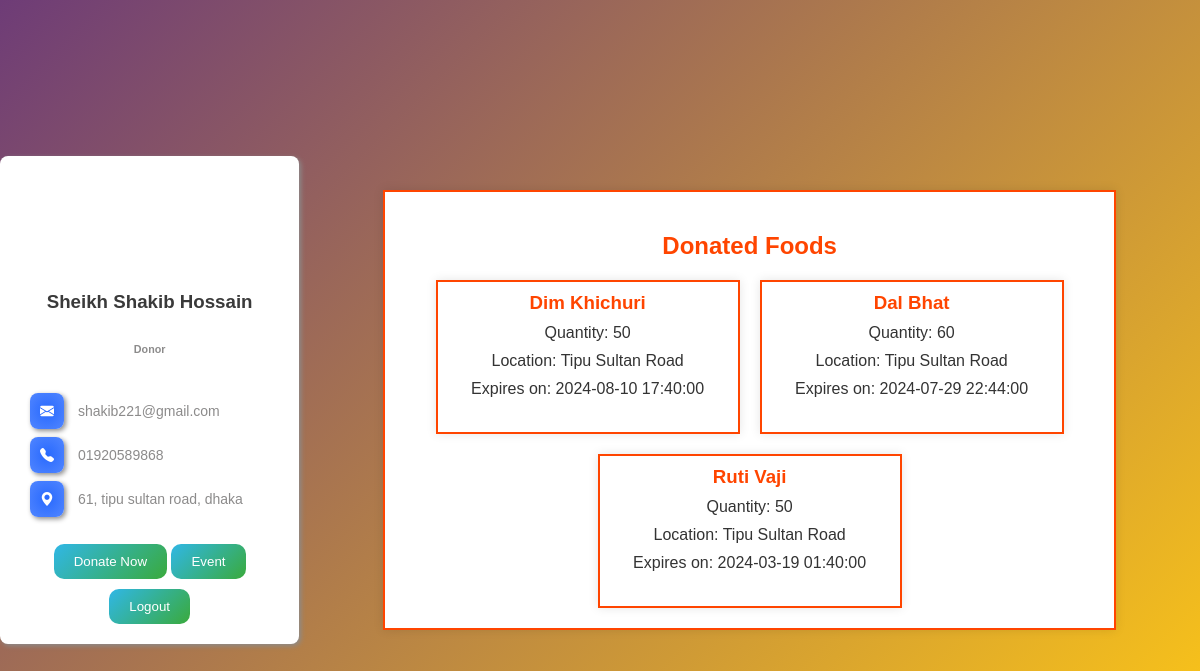
The page /donor/donor.php (signed in) on the database its author committed.
### tables this page shows
CREATE TABLE `donor` (
  `donor_id` int(11) NOT NULL,
  `name` varchar(64) DEFAULT NULL,
  `email` varchar(64) DEFAULT NULL,
  `passwd` varchar(64) DEFAULT NULL,
  `phone` varchar(64) DEFAULT NULL,
  `gender` varchar(64) DEFAULT NULL,
  `address` varchar(64) DEFAULT NULL,
  `postal_code` varchar(64) DEFAULT NULL,
  `user_type` varchar(64) DEFAULT NULL,
  `restaurant_name` varchar(255) DEFAULT NULL
);

CREATE TABLE `donation` (
  `donation_id` int(11) NOT NULL,
  `food_name` varchar(64) NOT NULL,
  `quantity` int(11) NOT NULL,
  `location` varchar(64) NOT NULL,
  `postal_code` varchar(64) NOT NULL,
  `expire_date_time` datetime NOT NULL,
  `donor_email` varchar(64) NOT NULL,
  `quantity_available` int(11) DEFAULT NULL
);

### donor/donor.php (the view, shortened to what this page needs)
<?php
$connect = mysqli_connect(HOST, USER, PASS, DB) or die("Can not connect");
$email = $_SESSION['email'];
$query_ = "SELECT name, phone, address, gender FROM donor WHERE email = '$email'";
$result_ = mysqli_query($connect, $query_);
$row = mysqli_fetch_array($result_);
$name = $row['name'];
$phone = $row['phone'];
$address = $row['address'];
$gender = $row['gender'];
$donations_query = "SELECT food_name, quantity, location, expire_date_time FROM donation WHERE donor_email = '$email'";
$donations_result = mysqli_query($connect, $donations_query);
$donations = [];
while ($donation_row = mysqli_fetch_assoc($donations_result)) {
    $donations[] = $donation_row;
}
?>
<!DOCTYPE html>
<html lang="en">
<head>
    <link rel="stylesheet" href="newstyle.css">
    <link rel="stylesheet" href="https://cdn.jsdelivr.net/npm/bootstrap-icons@1.11.3/font/bootstrap-icons.min.css">
    <link rel="stylesheet" href="food_list.css">
</head>
<body>
    <div class="profile-container">
        <?php
            if ($gender == "Female") {
                $photo_name = "../assets/images/girl.jpg";
            } else {
                $photo_name = "profile.svg";
            }
        ?>
        <div class="img" style="background-image: url('<?php echo $photo_name; ?>');"></div>
        <h3> <?php echo $name; ?> </h3>
        <h6>Donor</h6>
        <div class="contact-info">
            <br>
            <p><i class="bi bi-envelope-fill"></i> <?php echo $email; ?>  </p>
            <br>
            <p><i class="bi bi-telephone-fill"></i> <?php echo $phone; ?>  </p>
            <br>
            <p><i class="bi bi-geo-alt-fill"></i> <?php echo $address; ?>  </p>
        </div>
        <div class="previous-donations">
            <h4>
                <a href="make_donation.php"> <button>Donate Now</button></a>
                <a href="../events.php"> <button>Event</button></a>
            </h4>
        </div>
        <div class="logout">
            <a href="../logout.php"><button>Logout</button></a>
        </div>
    </div>
    <div class="container">
        <div class="donated-foods">
            <h2>Donated Foods</h2>
            <div class="food-list">
                <?php if (empty($donations)): ?>
                    <p>No donations found.</p>
                <?php else: ?>
                    <?php foreach ($donations as $donation): ?>
                        <div class="food-item">
                            <h3><?php echo htmlspecialchars($donation['food_name']); ?></h3>
                            <p>Quantity: <?php echo htmlspecialchars($donation['quantity']); ?></p>
                            <p>Location: <?php echo htmlspecialchars($donation['location']); ?></p>
                            <p>Expires on: <?php echo htmlspecialchars($donation['expire_date_time']); ?></p>
                        </div>
                    <?php endforeach; ?>
                <?php endif; ?>
            </div>
        </div>
    </div>
</body>
</html>

### donor/newstyle.css (style rules this page uses)
:root { --white: #FFFFFF; --grey: #E8E8E8; --primarytext: #3A3A3A; --secondarytext: #8C8B8B; --blue: #2869FE; --blue2: #5186FF; }
body { min-height: 100vh; background-color: var(--grey); display: flex; justify-content: center; align-items: center; background: linear-gradient(135deg, #71b7e6, #aa3a3a); }
.profile-container { background-color: var(--white); display: flex; justify-content: center; align-items: center; flex-direction: column; padding: 20px; height: auto; width: 300px; border-radius: 8px; box-shadow: 2px 2px 5px var(--secondarytext); }
.img { width: 88px; height: 100px; background-size: contain; background-repeat: no-repeat; background-position: center center; margin-bottom: 10px; }
.bi { background-image: radial-gradient(var(--blue), var(--blue2)); padding: 10px; color: var(--white); border-radius: 8px; box-shadow: 2px 2px 5px var(--secondarytext); margin: 10px; margin-bottom: 200px; row-gap: 200px; }
h3, h6 { font-family: Arial, Helvetica, sans-serif; }
h6 { color: var(--secondarytext); }
h3 { color: var(--primarytext); margin: 5px 0; }
.contact-info { text-align: left; width: 100%; margin-bottom: 10px; }
.contact-info p { margin: 5px 0; font-size: 14px; color: var(--secondarytext); margin-bottom: 5px; row-gap: 10px; }
.previous-donations { width: 100%; text-align: center; }
.previous-donations h4 { margin-bottom: 10px; font-family: Arial, Helvetica, sans-serif; color: var(--primarytext); }

### recipient/food_list.css (style rules this page uses)
body { font-family: Arial, sans-serif; margin: 0; padding: 0; background: linear-gradient(135deg, #6e3c77, #ffc400ea); }
.container { display: flex; justify-content: center; flex-wrap: wrap; padding: 20px; }
.donated-foods { background-color: #fff; border: 2px solid #ff4500; width: 80%; max-width: 1200px; padding: 20px; margin-top: 20px; box-shadow: 0 0 10px rgba(0, 0, 0, 0.1); }
.donated-foods h2 { color: #ff4500; text-align: center; }
.food-list { display: flex; flex-wrap: wrap; gap: 20px; justify-content: center; }
.food-item { background-color: #fff; border: 2px solid #ff4500; height: 150px; width: 300px; text-align: center; box-shadow: 0 0 10px rgba(0, 0, 0, 0.1); }
.food-item h3 { color: #ff4500; margin: 10px 0; }
.food-item p { color: #333; margin: 10px 0; }
button { background: linear-gradient(135deg, #30b7e6, #3aaa3c); border-radius: 10px; color: white; border: none; padding: 10px 20px; cursor: pointer; }

### rows shown on the page
donor: name "Sheikh Shakib Hossain", phone "01920589868", address "61, tipu sultan road, dhaka"
donation: food_name "Dim Khichuri", quantity "50", location "Tipu Sultan Road", expire_date_time "2024-08-10 17:40:00"
donation: food_name "Dal Bhat", quantity "60", location "Tipu Sultan Road", expire_date_time "2024-07-29 22:44:00"
donation: food_name "Ruti Vaji", quantity "50", location "Tipu Sultan Road", expire_date_time "2024-03-19 01:40:00"

### other values the page prints
$email "shakib221@gmail.com"
